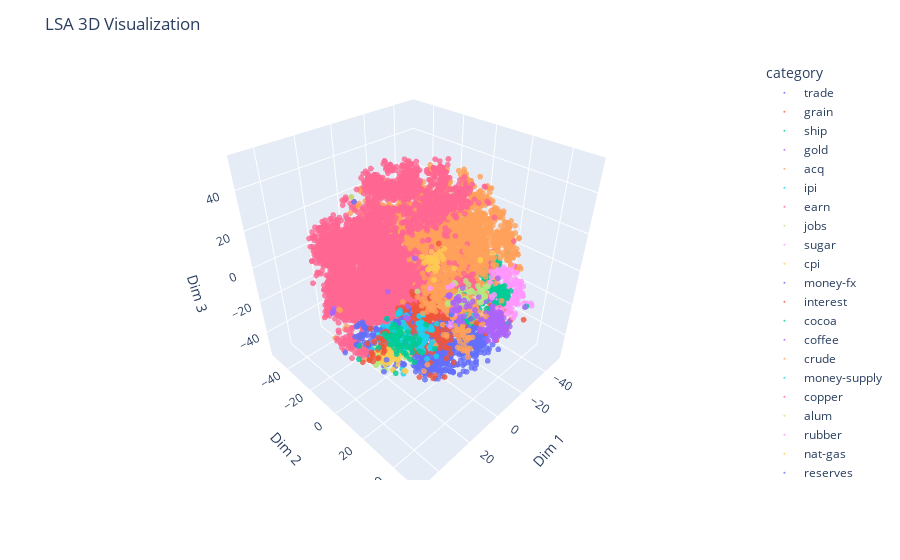

Notebook source saved alongside this figure:
### Code cell
viz.plot_TSNE_3D( LSA_df = processData.lsa_data_raw, raw_df = processData.finalReuters_df)
